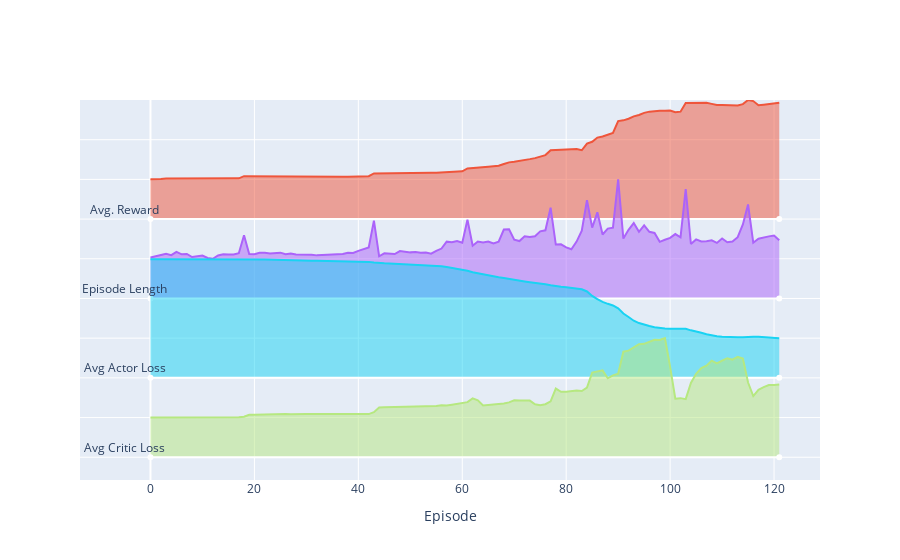

Notebook code for this chart:
### Code cell
# Just another visualization of the data
data = pl.DataFrame({
    'Avg. Reward': avg_reward_list,
    'Episode Length': ep_len_list,
    'Avg Actor Loss': ep_actor_loss,
    'Avg Critic Loss': ep_critic_loss,
})
# Add an index column
data = data.with_columns(Episode=pl.int_range(0, len(avg_reward_list)))
ridgeplot(data, x='Episode', z=['Avg. Reward', 'Episode Length', 'Avg Actor Loss', 'Avg Critic Loss'])
